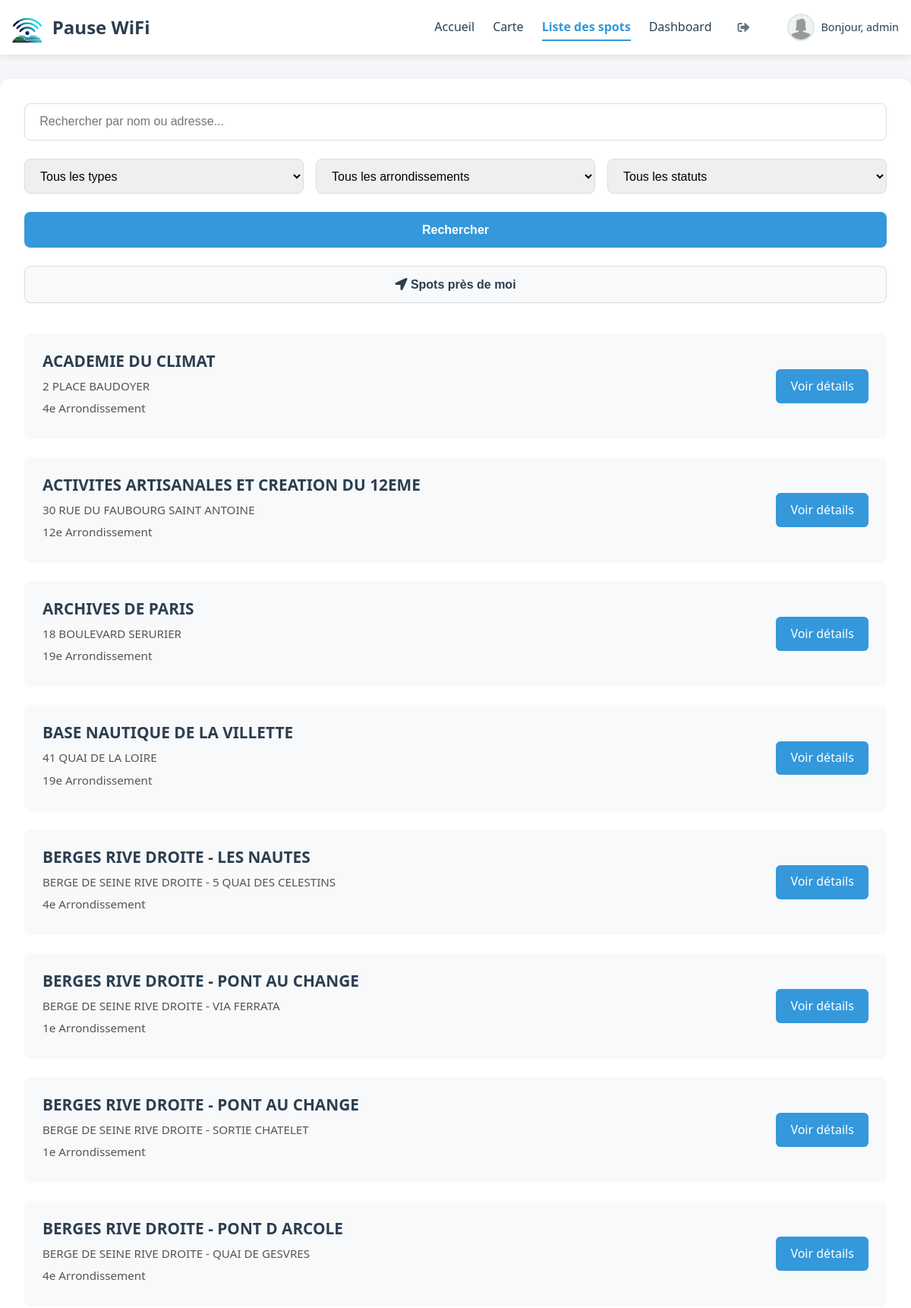
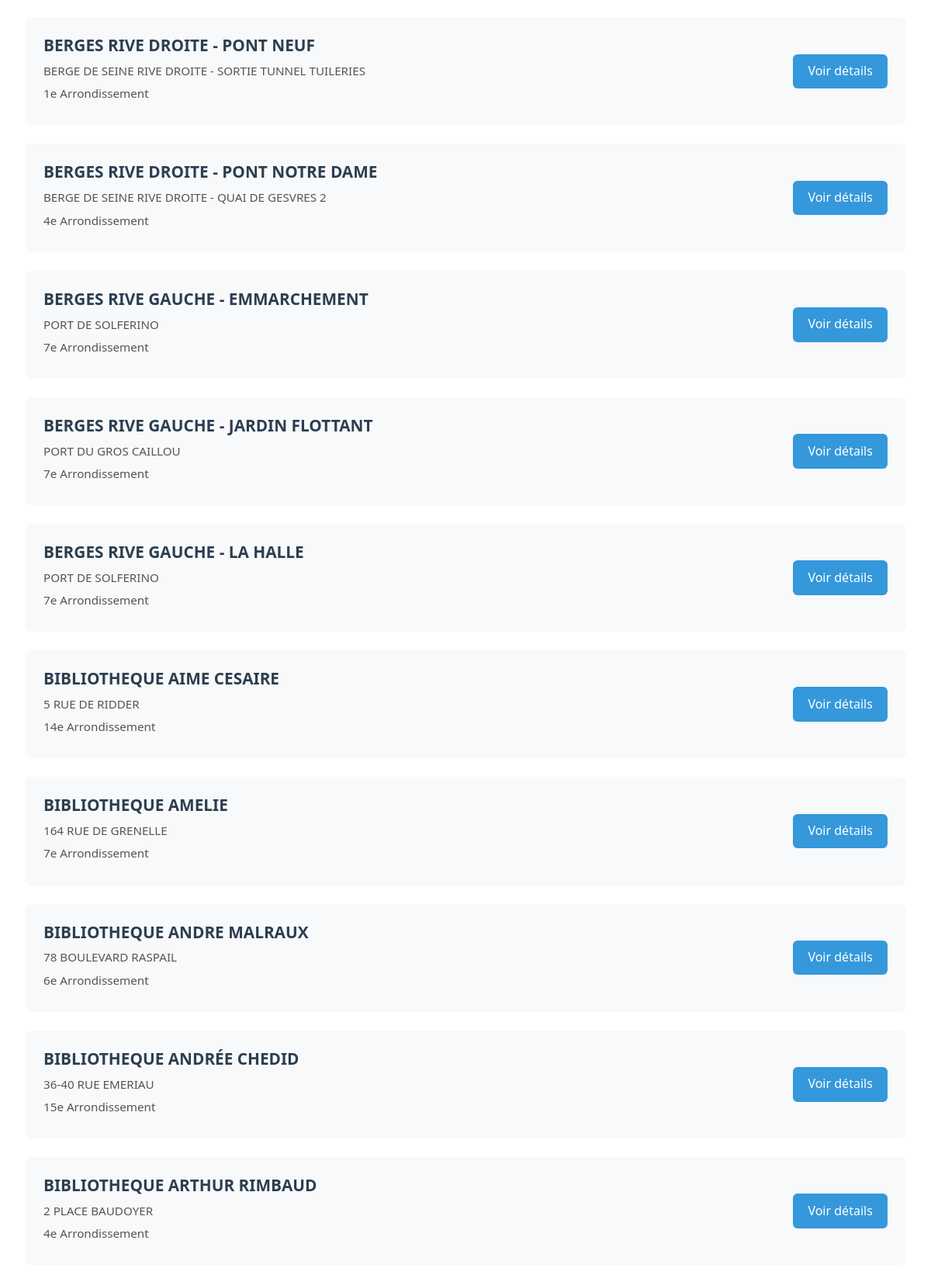
Page /?page=list (signed in, upper part) on the committed database (2 pictures, top to bottom).
### tables this page shows
CREATE TABLE `users` (
  `id` int NOT NULL,
  `username` varchar(50) NOT NULL,
  `email` varchar(100) NOT NULL,
  `password` varchar(255) NOT NULL,
  `role` enum('user','admin') DEFAULT 'user',
  `created_at` timestamp NULL DEFAULT CURRENT_TIMESTAMP,
  `updated_at` timestamp NULL DEFAULT CURRENT_TIMESTAMP ON UPDATE CURRENT_TIMESTAMP,
  `reset_token` varchar(255) DEFAULT NULL,
  `reset_expires` int DEFAULT NULL,
  `profile_picture` varchar(255) DEFAULT NULL
);

CREATE TABLE `wifi_spots` (
  `id` int NOT NULL,
  `site_name` varchar(255) NOT NULL,
  `site_type` enum('Bibliothèque','Autre','Parc','Centre sportif','Mairie','Musée','Hotel') DEFAULT 'Autre',
  `address` varchar(255) NOT NULL,
  `postal_code` varchar(10) NOT NULL,
  `site_code` varchar(50) DEFAULT NULL,
  `num_bornes` int DEFAULT '1',
  `status` enum('Opérationnel','Fermé pour travaux','En déploiement','En étude') DEFAULT 'Opérationnel',
  `latitude` decimal(10,8) NOT NULL,
  `longitude` decimal(11,8) NOT NULL,
  `arrondissement` int NOT NULL,
  `created_at` timestamp NULL DEFAULT CURRENT_TIMESTAMP,
  `updated_at` timestamp NULL DEFAULT CURRENT_TIMESTAMP ON UPDATE CURRENT_TIMESTAMP
);

### www/models/User.php (called while the page is built, shortened)
<?php
class User {
    private $db;
    public function __construct($db) {
        $this->db = $db;
    }
    public function getProfilePicture($userId) {
        $query = "SELECT profile_picture FROM users WHERE id = :id";
        $stmt = $this->db->prepare($query);
        $stmt->bindParam(':id', $userId, PDO::PARAM_INT);
        $stmt->execute();
        $result = $stmt->fetch(PDO::FETCH_ASSOC);
        return $result['profile_picture'] ?? null;
    }
}
?>

### www/models/WifiSpot.php (called while the page is built, shortened)
<?php
class WifiSpot {
    private $db;
    public function __construct($db) {
        $this->db = $db;
    }
    public function searchSpots($params = []) {
        $query = "SELECT * FROM wifi_spots WHERE 1=1";
        $bindValues = [];
        $query .= " ORDER BY site_name ASC";
        $stmt = $this->db->prepare($query);
        $stmt->execute();
        return $stmt->fetchAll(PDO::FETCH_ASSOC);
    }
}
?>

### www/views/list.php (the view, shortened to what this page needs)
<?php require_once __DIR__ . '/partials/header.php'; ?>
<div class="spots-list">
    <div class="spots-list__filters">
        <form id="search-form" class="spots-list__search-form">
            <input type="text" name="search" class="spots-list__search-input"
                   placeholder="Rechercher par nom ou adresse..."
                   value="<?= htmlspecialchars($_GET['search'] ?? '') ?>">
            <div class="spots-list__filter-row">
                <select name="site_type" class="spots-list__filter">
                    <option value="all">Tous les types</option>
                </select>
                <select name="arrondissement" class="spots-list__filter">
                    <option value="all">Tous les arrondissements</option>
                </select>
                <select name="status" class="spots-list__filter">
                    <option value="all">Tous les statuts</option>
                </select>
            </div>
            <button type="submit" class="spots-list__search-btn">Rechercher</button>
            <button type="button" id="locate-me" class="spots-list__locate-btn">
                <i class="fas fa-location-arrow"></i> Spots près de moi
            </button>
        </form>
    </div>
    <div id="spots-list" class="spots-list__results">
        <?php if (empty($spots)): ?>
            <div class="spots-list__empty">
                <p class="spots-list__empty-text">Aucun spot WiFi trouvé avec ces critères.</p>
            </div>
        <?php else: ?>
            <?php foreach ($spots as $spot): ?>
                <div class="spots-list__item">
                    <div class="spots-list__item-info">
                        <h2 class="spots-list__item-title"><?= htmlspecialchars($spot['site_name']) ?></h2>
                        <p class="spots-list__item-address"><?= htmlspecialchars($spot['address']) ?></p>
                        <p class="spots-list__item-arrondissement"><?= $spot['arrondissement'] ?>e Arrondissement</p>
                    </div>
                    <div class="spots-list__item-actions">
                        <a href="/?page=spot&id=<?= $spot['id'] ?>" class="spots-list__details-btn">Voir détails</a>
                    </div>
                </div>
            <?php endforeach; ?>
        <?php endif; ?>
    </div>
</div>
<?php require_once __DIR__ . '/partials/footer.php'; ?>

### www/views/partials/header.php (shortened to what this page needs)
<?php
$currentPage = $_GET['page'] ?? 'home';
?>
<!DOCTYPE html>
<html lang="fr">
<head>
    <link rel="stylesheet" href="/assets/css/global.css">
    <link rel="stylesheet" href="/assets/css/header_footer.css">
    <link rel="stylesheet" href="/assets/css/home.css">
    <link rel="stylesheet" href="/assets/css/auth.css">
    <link rel="stylesheet" href="/assets/css/map.css">
    <link rel="stylesheet" href="/assets/css/list.css">
    <link rel="stylesheet" href="/assets/css/spot-detail.css">
    <link rel="stylesheet" href="/assets/css/favorites.css">
    <link rel="stylesheet" href="/assets/css/about.css">
    <link rel="stylesheet" href="/assets/css/contact.css">
    <link rel="stylesheet" href="/assets/css/admin.css">
    <link rel="stylesheet" href="/assets/css/edit-spot.css">
    <link rel="stylesheet" href="/assets/css/not_found.css">
    <link rel="stylesheet" href="/assets/css/profile.css">
    <link rel="stylesheet" href="https://cdnjs.cloudflare.com/ajax/libs/font-awesome/5.15.4/css/all.min.css">
    <link rel="stylesheet" href="https://unpkg.com/leaflet@1.9.4/dist/leaflet.css">
    <link rel="stylesheet" href="https://unpkg.com/leaflet.markercluster@1.4.1/dist/MarkerCluster.Default.css">
</head>
<body>
    <header class="header">
        <div class="header__container">
            <div class="header__logo">
                <a href="/?page=home" class="header__logo-link" aria-label="Accueil">
                    <img src="/assets/img/logo.png" alt="Pause WiFi Logo" class="header__logo-img" width="40" height="40">
                    <span class="header__logo-text">Pause WiFi</span>
                </a>
            </div>
            <nav class="header__nav" aria-label="Navigation principale">
                <ul class="header__nav-list">
                    <li class="header__nav-item <?= $currentPage === 'home' ? 'header__nav-item--active' : '' ?>">
                        <a href="/?page=home" class="header__nav-link">Accueil</a>
                    </li>
                    <li class="header__nav-item <?= $currentPage === 'map' ? 'header__nav-item--active' : '' ?>">
                        <a href="/?page=map" class="header__nav-link">Carte</a>
                    </li>
                    <li class="header__nav-item <?= $currentPage === 'list' ? 'header__nav-item--active' : '' ?>">
                        <a href="/?page=list" class="header__nav-link">Liste des spots</a>
                    </li>
                    <?php if (isset($_SESSION['user_id'])): ?>
                        <?php if ($_SESSION['role'] === 'admin'): ?>
                            <li class="header__nav-item <?= $currentPage === 'admin' ? 'header__nav-item--active' : '' ?>">
                                <a href="/?page=admin" class="header__nav-link">Dashboard</a>
                            </li>
                        <?php else: ?>
                            <li class="header__nav-item <?= $currentPage === 'favorites' ? 'header__nav-item--active' : '' ?>">
                                <a href="/?page=favorites" class="header__nav-link">Mes Favoris</a>
                            </li>
                        <?php endif; ?>
                        <li class="header__nav-item">
                            <a href="/logout.php" class="header__logout" aria-label="Déconnexion">
                                <i class="fas fa-sign-out-alt header__logout-icon"></i>
                            </a>
                        </li>
                        <li class="header__user <?= $_SESSION['role'] === 'admin' ? 'header__user--admin' : '' ?>">
                            <?php
                            $profilePicture = isset($_SESSION['user_id'])
                                ? $userModel->getProfilePicture($_SESSION['user_id'])
                                : null;
                            $picturePath = $profilePicture
                                ? '/uploads/profiles/' . htmlspecialchars($profilePicture)
                                : '/assets/img/default-profile.png';
                            ?>
                            <a href="/?page=profile" class="header__user-link">
                                <img src="<?= $picturePath ?>" alt="Photo de profil" class="header__user-img"
                                    onerror="this.src='/assets/img/default-profile.png'">
                                <span class="header__user-name">Bonjour, <?= htmlspecialchars($_SESSION['username']) ?></span>
                            </a>
                        </li>
                    <?php endif; ?>
                </ul>
            </nav>
        </div>
    </header>
    <main class="main">

### www/assets/css/global.css (style rules this page uses)
:root { --primary-color: #3498db; --primary-dark: #2980b9; --secondary-color: #2c3e50; --accent-color: #e74c3c; --light-color: #f8f9fa; --dark-color: #343a40; --text-color: #2c3e50; --text-light: #6c757d; --border-color: #ddd; --success-color: #28a745; --error-color: #dc3545; --warning-color: #ffc107; --info-color: #17a2b8; }
* { margin: 0; padding: 0; box-sizing: border-box; }
body { font-family: 'Segoe UI', Tahoma, Geneva, Verdana, sans-serif; line-height: 1.6; color: var(--text-color); background-color: #f5f7fa; }
h1, h2, h3, h4, h5, h6 { margin-bottom: 1rem; line-height: 1.2; }
a { text-decoration: none; color: var(--primary-color); transition: color 0.2s ease; }
img { max-width: 100%; height: auto; }

### www/assets/css/header_footer.css (style rules this page uses)
.header { background: #fff; box-shadow: 0 2px 10px rgba(0, 0, 0, 0.1); position: sticky; top: 0; z-index: 1000; }
.header__container { max-width: 1200px; margin: 0 auto; padding: 1rem; display: flex; justify-content: space-between; align-items: center; }
.header__logo-link { display: flex; align-items: center; gap: 0.8rem; text-decoration: none; transition: opacity 0.2s ease; }
.header__logo-img { transition: transform 0.3s ease; }
.header__logo-text { font-size: 1.5rem; font-weight: 700; color: #2c3e50; }
.header__nav-list { display: flex; align-items: center; gap: 1.5rem; list-style: none; margin: 0; padding: 0; }
.header__nav-link { text-decoration: none; color: #2c3e50; font-weight: 500; padding: 0.5rem 0; position: relative; transition: color 0.2s ease; }
.header__nav-link::after { content: ''; position: absolute; bottom: 0; left: 0; width: 0; height: 2px; background: #3498db; transition: width 0.3s ease; }
.header__nav-item--active .header__nav-link { color: #3498db; font-weight: 600; }
.header__nav-item--active .header__nav-link::after { width: 100%; }
.header__user { display: flex; align-items: center; gap: 0.5rem; margin-left: 1rem; }
.header__user-link { display: flex; align-items: center; gap: 0.5rem; text-decoration: none; transition: opacity 0.2s ease; }
.header__user-img { width: 36px; height: 36px; border-radius: 50%; object-fit: cover; border: 2px solid #e8f4fc; }
.header__user-name { font-size: 0.9rem; color: #2c3e50; font-weight: 500; }
.header__user--admin .header__user-img { border-color: #d4edda; }
.header__logout { color: #6c757d; transition: color 0.2s ease; display: flex; align-items: center; justify-content: center; width: 36px; height: 36px; border-radius: 50%; }
.header__nav { transition: all 0.3s ease; }

### www/assets/css/list.css (style rules this page uses)
.spots-list { max-width: 1200px; margin: 2rem auto; padding: 2rem; background: #fff; border-radius: 12px; box-shadow: 0 4px 20px rgba(0, 0, 0, 0.08); }
.spots-list__filters { margin-bottom: 2.5rem; }
.spots-list__search-form { display: grid; gap: 1.5rem; }
.spots-list__search-input { padding: 0.9rem 1.2rem; border: 1px solid #ddd; border-radius: 8px; font-size: 1rem; transition: all 0.3s ease; width: 100%; }
.spots-list__filter-row { display: grid; grid-template-columns: repeat(auto-fit, minmax(200px, 1fr)); gap: 1rem; }
.spots-list__filter { padding: 0.8rem 1rem; border: 1px solid #ddd; border-radius: 8px; font-size: 1rem; transition: all 0.3s ease; width: 100%; }
.spots-list__search-btn, .spots-list__locate-btn { padding: 0.9rem; border-radius: 8px; font-weight: 600; cursor: pointer; transition: all 0.3s ease; font-size: 1rem; border: none; }
.spots-list__search-btn { background: #3498db; color: white; }
.spots-list__locate-btn { background: #f8f9fa; color: #2c3e50; border: 1px solid #ddd; }
.spots-list__results { display: grid; gap: 1.5rem; }
.spots-list__item { display: flex; justify-content: space-between; align-items: center; padding: 1.5rem; background: #f8f9fa; border-radius: 8px; transition: all 0.3s ease; }
.spots-list__item-info { flex: 1; }
.spots-list__item-title { font-size: 1.3rem; color: #2c3e50; margin-bottom: 0.5rem; font-weight: 600; }
.spots-list__item-address, .spots-list__item-arrondissement, .spots-list__item-distance { color: #555; margin-bottom: 0.3rem; font-size: 0.95rem; }
.spots-list__item-actions { display: flex; gap: 1rem; align-items: center; }
.spots-list__details-btn { padding: 0.6rem 1.2rem; background: #3498db; color: white; text-decoration: none; border-radius: 6px; font-weight: 500; transition: all 0.3s ease; }

### rows in the picture
users: profile_picture (picture)
wifi_spots: site_name "ACADEMIE DU CLIMAT", address "2 PLACE BAUDOYER", arrondissement "4"
wifi_spots: site_name "ACTIVITES ARTISANALES ET CREATION DU 12EME", address "30 RUE DU FAUBOURG SAINT ANTOINE", arrondissement "12"
wifi_spots: site_name "ARCHIVES DE PARIS", address "18 BOULEVARD SERURIER", arrondissement "19"
wifi_spots: site_name "BASE NAUTIQUE DE LA VILLETTE", address "41 QUAI DE LA LOIRE", arrondissement "19"
wifi_spots: site_name "BERGES RIVE DROITE - LES NAUTES", address "BERGE DE SEINE RIVE DROITE - 5 QUAI DES CELESTINS", arrondissement "4"
wifi_spots: site_name "BERGES RIVE DROITE - PONT AU CHANGE", address "BERGE DE SEINE RIVE DROITE - VIA FERRATA", arrondissement "1"
wifi_spots: site_name "BERGES RIVE DROITE - PONT AU CHANGE", address "BERGE DE SEINE RIVE DROITE - SORTIE CHATELET", arrondissement "1"
wifi_spots: site_name "BERGES RIVE DROITE - PONT D ARCOLE", address "BERGE DE SEINE RIVE DROITE - QUAI DE GESVRES", arrondissement "4"
wifi_spots: site_name "BERGES RIVE DROITE - PONT NEUF", address "BERGE DE SEINE RIVE DROITE - SORTIE TUNNEL TUILERIES", arrondissement "1"
wifi_spots: site_name "BERGES RIVE DROITE - PONT NOTRE DAME", address "BERGE DE SEINE RIVE DROITE - QUAI DE GESVRES 2", arrondissement "4"
wifi_spots: site_name "BERGES RIVE GAUCHE - EMMARCHEMENT", address "PORT DE SOLFERINO", arrondissement "7"
wifi_spots: site_name "BERGES RIVE GAUCHE - JARDIN FLOTTANT", address "PORT DU GROS CAILLOU", arrondissement "7"
wifi_spots: site_name "BERGES RIVE GAUCHE - LA HALLE", address "PORT DE SOLFERINO", arrondissement "7"
wifi_spots: site_name "BIBLIOTHEQUE AIME CESAIRE", address "5 RUE DE RIDDER", arrondissement "14"
wifi_spots: site_name "BIBLIOTHEQUE AMELIE", address "164 RUE DE GRENELLE", arrondissement "7"
wifi_spots: site_name "BIBLIOTHEQUE ANDRE MALRAUX", address "78 BOULEVARD RASPAIL", arrondissement "6"
wifi_spots: site_name "BIBLIOTHEQUE ANDRÉE CHEDID", address "36-40 RUE EMERIAU", arrondissement "15"
wifi_spots: site_name "BIBLIOTHEQUE ARTHUR RIMBAUD", address "2 PLACE BAUDOYER", arrondissement "4"

### other values in the picture
$_SESSION['username'] "admin"
